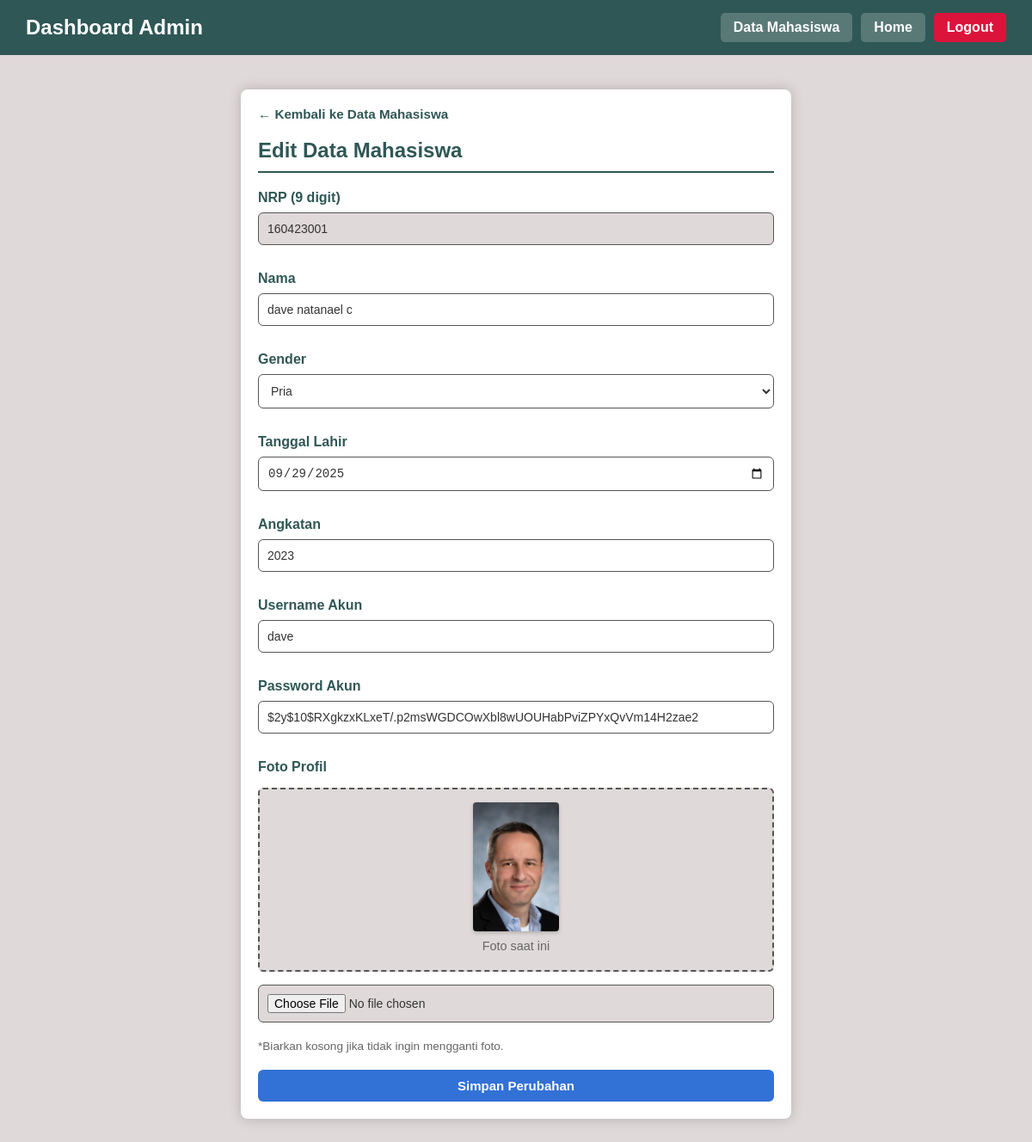
/admin/mahasiswa/edit_mahasiswa.php?nrp=160423001, run on the app's committed database.
### tables this page shows
CREATE TABLE `akun` (
  `username` varchar(20) NOT NULL,
  `password` varchar(100) DEFAULT NULL,
  `nrp_mahasiswa` char(9) DEFAULT NULL,
  `npk_dosen` char(6) DEFAULT NULL,
  `isadmin` tinyint(1) DEFAULT 0
);

CREATE TABLE `mahasiswa` (
  `nrp` char(9) NOT NULL,
  `nama` varchar(45) DEFAULT NULL,
  `gender` enum('Pria','Wanita') DEFAULT NULL,
  `tanggal_lahir` date DEFAULT NULL,
  `angkatan` year(4) DEFAULT NULL,
  `foto_extention` varchar(4) DEFAULT NULL
);

### Database.php (called while the page is built, shortened)
<?php
class Database
{
    private $host = "localhost";
    private $username = "root";
    private $password = "";
    private $database = "fullstack";
    private $connection;
    public function __construct()
    {
        $this->connection = new mysqli(
            $this->host,
            $this->username,
            $this->password,
            $this->database
        );
    }
    public function prepare($sql)
    {
        return $this->connection->prepare($sql);
    }
}
class MahasiswaModel
{
    private $db;
    public function __construct()
    {
        $this->db = new Database();
    }
    public function getMahasiswaWithAccount($nrp)
    {
        $sql = "SELECT m.*, a.username, a.password
                FROM mahasiswa m
                LEFT JOIN akun a ON m.nrp = a.nrp_mahasiswa
                WHERE m.nrp = ?";
        $stmt = $this->db->prepare($sql);
        $stmt->bind_param("s", $nrp);
        $stmt->execute();
        $result = $stmt->get_result();
        return $result->fetch_assoc();
    }
}
?>

### admin/mahasiswa/edit_mahasiswa.php (the view, shortened to what this page needs)
<?php
require_once '../../Database.php';
$mahasiswaModel = new MahasiswaModel();
$original_nrp = $_GET['nrp'];
$mahasiswa = $mahasiswaModel->getMahasiswaWithAccount($original_nrp);
?>
<!DOCTYPE html>
<html lang="id">
<head>
    <link rel="stylesheet" href="../../css/style.css">
</head>
<body>
    <header>
        <h2>Dashboard Admin</h2>
        <nav>
            <a href="admin_tabelmahasiswa.php">Data Mahasiswa</a>
            <a href="admin_home.php">Home</a>
            <a href="../../logout.php" class="logout">Logout</a>
        </nav>
    </header>
    <main class="container">
        <div class="box box-medium">
            <a href="admin_tabelmahasiswa.php" class="link-back">
                &leftarrow; Kembali ke Data Mahasiswa
            </a>
            <h2 class="form-title">Edit Data Mahasiswa</h2>
            <form method="POST" enctype="multipart/form-data">
                <div style="margin-bottom: 15px;">
                    <label>NRP (9 digit)</label>
                    <input type="text" name="nrp" value="<?php echo htmlspecialchars($mahasiswa['nrp']); ?>" maxlength="9" readonly style="background-color: var(--bg-body); cursor: not-allowed;">
                </div>
                <div style="margin-bottom: 15px;">
                    <label>Nama</label>
                    <input type="text" name="nama" value="<?php echo htmlspecialchars($mahasiswa['nama']); ?>" required>
                </div>
                <div style="margin-bottom: 15px;">
                    <label>Gender</label>
                    <select name="gender" required>
                        <option value="Pria" <?php if ($mahasiswa['gender'] == 'Pria') echo 'selected'; ?>>Pria</option>
                    </select>
                </div>
                <div style="margin-bottom: 15px;">
                    <label>Tanggal Lahir</label>
                    <input type="date" name="tanggal_lahir" value="<?php echo htmlspecialchars($mahasiswa['tanggal_lahir']); ?>" required>
                </div>
                <div style="margin-bottom: 15px;">
                    <label>Angkatan</label>
                    <input type="text" name="angkatan" value="<?php echo htmlspecialchars($mahasiswa['angkatan']); ?>" required>
                </div>
                <div style="margin-bottom: 15px;">
                    <label>Username Akun</label>
                    <input type="text" name="username" value="<?php echo htmlspecialchars($mahasiswa['username']); ?>" required>
                </div>
                <div style="margin-bottom: 15px;">
                    <label>Password Akun</label>
                    <input type="text" name="password" value="<?php echo htmlspecialchars($mahasiswa['password']); ?>" required>
                </div>
                <div style="margin-bottom: 20px;">
                    <label>Foto Profil</label>
                    <div class="current-photo-container">
                        <?php if (!empty($mahasiswa['foto_extention'])): ?>
                            <?php $foto_url = "../../foto_mahasiswa/" . $mahasiswa['nrp'] . "." . $mahasiswa['foto_extention']; ?>
                            <img src="<?php echo $foto_url; ?>" class="img-thumbnail" width="150" alt="Foto Mahasiswa">
                            <p>Foto saat ini</p>
                        <?php else: ?>
                            <p>Tidak ada foto yang tersimpan.</p>
                        <?php endif; ?>
                    </div>
                    <input type="file" name="foto" accept="image/*">
                    <p style="font-size: 0.85em; color: var(--text-muted); margin-top: 5px;">*Biarkan kosong jika tidak ingin mengganti foto.</p>
                </div>
                <button type="submit" class="btn btn-block" style="background-color: #3271d6;">Simpan Perubahan</button>
            </form>
        </div>
    </main>
</body>
</html>

### css/style.css (style rules this page uses)
@media (prefers-color-scheme: light) { :root { --bg-body: #E0D9D9; --bg-card: #ffffff; --text-main: #333333; --primary-color: #2F5755; --btn-bg: #2F5755; --border-color: #555; --input-bg: #ffffff; --shadow-color: rgba(0, 0, 0, 0.2); --title-color: #2F5755; --text-muted: #666666; --bg-thread-item: #f8f9fa; --btn-thread-bg: #4a6fa5; --status-open-bg: #d4edda; --status-open-text: #155724; --status-close-bg: #f8d7da; --status-close-text: #721c24; --chat-bg-area: #efe7dd; --chat-bubble-sent: #dcf8c6; --chat-bubble-received: #ffffff; --chat-text-sent: #333; --chat-header-border: #ddd; } }
body { font-family: Arial, sans-serif; background-color: var(--bg-body); color: var(--text-main); margin: 0; min-height: 100vh; }
header { background-color: var(--primary-color); color: white; padding: 15px 30px; display: flex; justify-content: space-between; align-items: center; }
header h2 { margin: 0; font-size: 1.5rem; color: white; }
nav { display: flex; gap: 10px; }
nav a { color: white; text-decoration: none; background-color: rgba(255, 255, 255, 0.2); padding: 8px 15px; border-radius: 5px; font-weight: bold; }
main, .container { padding: 40px; max-width: 1200px; margin: 0 auto; }
h1, h2, h3 { color: var(--title-color); margin-top: 0; }
.box, .form-container { background: var(--bg-card); padding: 20px; margin-bottom: 25px; border-radius: 8px; box-shadow: 0 0 15px 0 var(--shadow-color); color: var(--text-main); }
.box-medium { max-width: 600px; margin-left: auto; margin-right: auto; }
.form-title { border-bottom: 2px solid var(--primary-color); padding-bottom: 10px; margin-bottom: 20px; }
input, select, textarea { width: 100%; padding: 10px; margin-bottom: 15px; border: 1px solid var(--border-color); border-radius: 6px; font-size: 14px; box-sizing: border-box; background-color: var(--input-bg); color: var(--text-main); }
input[type="file"] { padding: 10px; background-color: var(--bg-body); height: auto; cursor: pointer; }
label { display: block; margin-bottom: 8px; font-weight: 600; color: var(--title-color); }
select option { background-color: var(--bg-card); color: var(--text-main); }
.current-photo-container { text-align: center; margin: 15px 0; padding: 15px; border: 2px dashed var(--border-color); border-radius: 6px; background-color: var(--bg-body); }
.current-photo-container p { margin: 5px 0; font-size: 0.9em; color: var(--text-muted); }
button, .btn, .menu-button { display: inline-block; background-color: var(--btn-bg); color: white; padding: 10px 20px; border: none; border-radius: 6px; font-size: 15px; font-weight: bold; cursor: pointer; text-decoration: none; text-align: center; transition: background-color 0.3s; }
.btn-red, .logout { color: white; text-decoration: none; background-color: crimson; padding: 8px 15px; border-radius: 5px; font-weight: bold; }
.btn-block { display: block; width: 100%; text-align: center; box-sizing: border-box; }
.link-back { display: inline-flex; align-items: center; margin-bottom: 20px; color: var(--primary-color); text-decoration: none; font-weight: bold; font-size: 0.95em; transition: color 0.3s; }
.img-thumbnail { width: 100px; height: auto; border-radius: 4px; box-shadow: 0 2px 4px var(--shadow-color); object-fit: cover; }

### data on the page
akun: nrp "160423001", nama "dave natanael c", tanggal_lahir "09/29/2025", angkatan "2023", username "dave", password "$2y$10$RXgkzxKLxeT/.p2msWGDCOwXbl8wUOUHabPviZPYxQvVm14H2zae2", nrp_mahasiswa.foto_extention (picture)
mahasiswa: gender "Pria"
